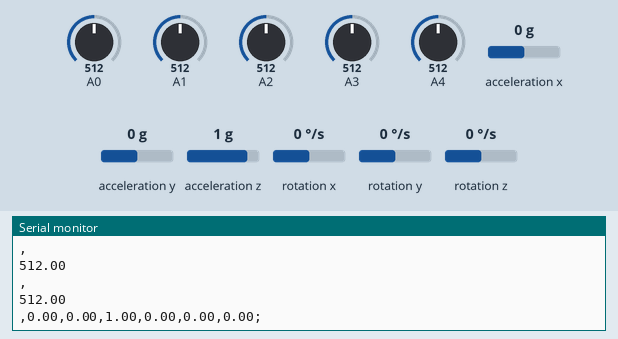
The sketch below on a simulated Arduino Uno, built with avr-gcc and run on an emulated ATmega328P. On the bench: the last lines printed to the serial monitor. Wiring (inferred from the names in the program): MPU-6050 motion sensor at I2C address 0x68. The test bench sets the inputs (shaded band); at power-on: acceleration x 0 g, A1 = 512, A2 = 512, A3 = 512, A4 = 512, acceleration y 0 g, A0 = 512, acceleration z 1 g, rotation x 0 °/s, rotation y 0 °/s, rotation z 0 °/s.

Above: at 1.2 s.
1.3 s: acceleration x set to -1.4 g
2.8 s: A1 set to 716
At 4.1 s:
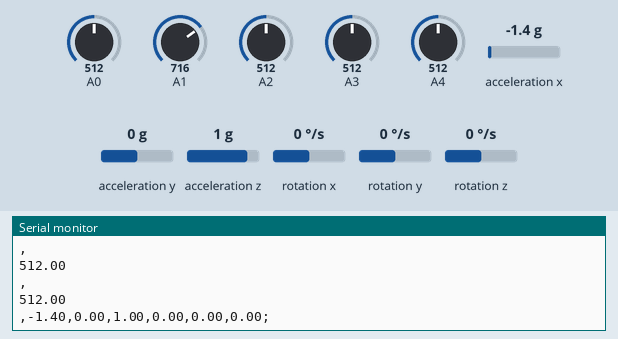
4.3 s: A2 set to 306
5.8 s: A3 set to 190
7.3 s: A4 set to 992
8.8 s: acceleration y set to -1.4 g
At 10.3 s:
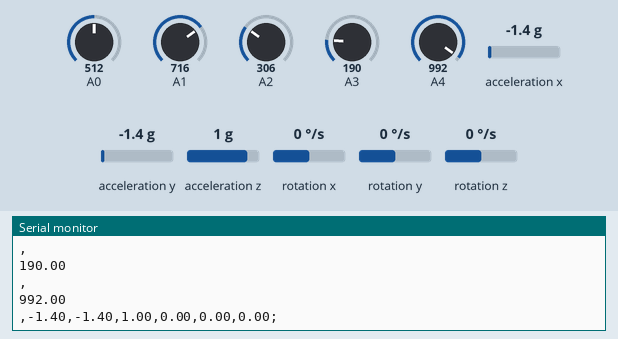
Timing chart, 0 to 11.3 s (numbered marks = the images above; inputs shaded):
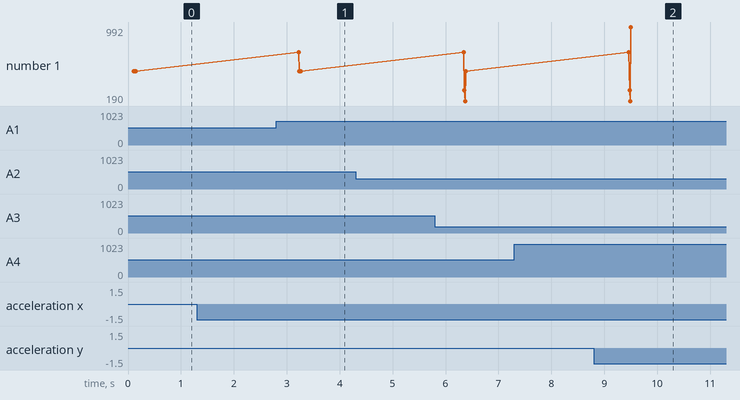

The sketch:

glove.ino
```cpp
#include<Wire.h>
#include "I2Cdev.h"
#include "MPU6050.h"

//MPU6050 I2C addresses: AD0=LOW => add= 0b1101000, AD0 = HIGH => add = 0b1101001
int MPU = 0b1101000;//0x68

int c = 0;
int WINDOW_SIZE = 30;

const int DPS = 250;// +/-250 deg/s
const uint8_t g = 2; // +/-2g
float acc[3];
float omega[3];
float omegaCalibrated[3];
float accCalibrated[3];

float offsetGyro[3];
float offsetAcc[3];


void setup() {
  // put your setup code here, to run once:
  Serial.begin(9600);
  //setup_mpu();
  //configure_gyro(DPS);
  //configure_accelerometer(g);
  //calculate_IMU_error(DPS,g,offsetGyro,offsetAcc);

  //delay(20);
}

void loop() {
  // put your main code here, to run repeatedly:


  //reading flex sensors
  float flex1avg, flex2avg, flex3avg, flex4avg, flex5avg;
  int flex1, flex2, flex3, flex4, flex5;

  float sample1 = 0.0,sample2 = 0.0,sample3 = 0.0,sample4 = 0.0,sample5 = 0.0;
  float avgVal1 = 0.0, avgVal2 = 0.0, avgVal3 = 0.0, avgVal4 = 0.0, avgVal5 = 0.0;

  for(int i = 0;i<WINDOW_SIZE;i++){
    flex1 = analogRead(A0);
    flex2 = analogRead(A1);
    flex3 = analogRead(A2);
    flex4 = analogRead(A3);
    flex5 = analogRead(A4);

    sample1 = sample1 + flex1;
    sample2 = sample2 + flex2;
    sample3 = sample3 + flex3;
    sample4 = sample4 + flex4;
    sample5 = sample5 + flex5;
    delay(3);
  }

  avgVal1 = sample1/WINDOW_SIZE;
  avgVal2 = sample2/WINDOW_SIZE;
  avgVal3 = sample3/WINDOW_SIZE;
  avgVal4 = sample4/WINDOW_SIZE;
  avgVal5 = sample5/WINDOW_SIZE;

  //MPU6050 reading
  getAcceleration(g,&acc[0]);
  getAngularVelocities(&omega[0], DPS);


  for(int i = 0;i<3;i++){
    omegaCalibrated[i] = omega[i] - offsetGyro[i]/131;
    accCalibrated[i] = acc[i] - offsetAcc[i]/16384;
  }


  /* For logging purpose
 // Serial.println("\tXAccel\t\t\tYAccel\t\t\t\tZAccel\t\t\tXGyro\t\t\tYGyro\t\t\tZGyro");
  Serial.print("Flex 1: ");
  Serial.print(avgVal1);
  Serial.print("      Flex 2: ");
  Serial.print(avgVal2);
  Serial.print("      Flex 3: ");
  Serial.print(avgVal3);
  Serial.print("      Flex 4: ");
  Serial.print(avgVal4);
  Serial.print("      Flex 5: ");
  Serial.println(avgVal5);*/


  /*
  //
  Serial.print("AccX: ");
  Serial.print(accCalibrated[0]);
  Serial.print("      AccY: ");
  Serial.print(accCalibrated[1]);
  Serial.print("      AccZ: ");
  Serial.println(accCalibrated[2]);

  Serial.print("OmegaX: ");
  Serial.print(omegaCalibrated[0]);
  Serial.print("     OmegaY: ");
  Serial.print(omegaCalibrated[1]);
  Serial.print("     OmegaZ: ");
  Serial.println(omegaCalibrated[2]);
*/

// String sendData = String(avgVal1)+","+String(avgVal2)+","+String(avgVal3)+","+String(avgVal4)+","+String(avgVal5);

  // Serial.println(sendData);// Serial.println(",");
  Serial.println(avgVal2); Serial.println(",");
  Serial.println(avgVal3); Serial.println(",");
  Serial.println(avgVal4); Serial.println(",");
  Serial.println(avgVal5); Serial.print(",");
  Serial.print(accCalibrated[0]); Serial.print(",");
  Serial.print(accCalibrated[1]); Serial.print(",");
  Serial.print(accCalibrated[2]); Serial.print(",");
  Serial.print(omega[0]); Serial.print(",");
  Serial.print(omega[1]); Serial.print(",");
  Serial.print(omega[2]); Serial.println(";");

  delay(3000);
}


void setup_mpu()
{
  Wire.beginTransmission(MPU); // start communication
  Wire.write(0x6B); // Access power mngmnt reg
  Wire.write(0x00); // set to sleep
  Wire.endTransmission();// end transmission
 }

 /* Gyro configuration reg: 1B
  *  set sensitivity using AFS_SEL
  *  AFS_SEL    |     Full scale range   |   Sensitivity scale factor
  *   0         |       +/- 250deg/sec   |          131
  *   1         |       +/- 500deg/sec   |         65.5
  *   2         |       +/-1000deg/sec   |         32.8
  *   3         |       +/-2000deg/sec   |         16.4
 */
void configure_gyro(uint8_t dps)
 {
  Wire.beginTransmission(MPU);
  Wire.write(0x1B);

  if(dps == 250)
    Wire.write(0x00);
  else if( dps == 500)
    Wire.write(0x01);
  else if(dps == 1000)
    Wire.write(0x02);
  else if(dps == 2000)
    Wire.write(0x03);
  else
    Serial.println("gyro configuration error: incorrect Full Scale Range");

  Wire.endTransmission();
  }
/* Accelerometer configuration  reg: 1C
 *  set sensitivity using FS_SEL
*    FS_SEL     |     Full scale range   |   Sensitivity scale factor
  *   0         |       +/- 2g           |         16384
  *   1         |       +/- 4g           |         8192
  *   2         |       +/-8g            |         4096
  *   3         |       +/-16g           |         2048
*/
void configure_accelerometer(uint8_t g)
{
  Wire.beginTransmission(MPU);
  Wire.write(0x1C);

  if(g == 2)
    Wire.write(0x00);
  else if( g == 4)
    Wire.write(0x01);
  else if(g == 8)
    Wire.write(0x02);
  else if(g == 16)
    Wire.write(0x03);
  else
    Serial.println("accelerometer configuration error: incorrect Full Scale Range");


  Wire.endTransmission();
}
/* Access gyro readings buffer reg: 0x43
*/
void getGyroVal(int *rawGyro )
{
  //int rawGyro[3];
  Wire.beginTransmission(MPU);
  Wire.write(0x43);
  Wire.endTransmission();
  Wire.requestFrom(MPU,6);  // request for 6 bytes from gyro reg (43-48)

  while(Wire.available()<6);


  rawGyro[0] = Wire.read()<<8 | Wire.read();
  rawGyro[1] = Wire.read()<<8 | Wire.read();
  rawGyro[2] = Wire.read()<<8 | Wire.read();

  }

void getACCVal(int *rawACC)
{
  //int rawACC[3];
  Wire.beginTransmission(MPU);
  Wire.write(0x3B);
  Wire.endTransmission();
  Wire.requestFrom(MPU,6);  // request for 6 bytes from gyro reg (43-48)

  while(Wire.available()<6);


  rawACC[0] = Wire.read()<<8 | Wire.read();
  rawACC[1] = Wire.read()<<8 | Wire.read();
  rawACC[2] = Wire.read()<<8 | Wire.read();


  //return rawACC;
  }


void getAngularVelocities(float *angularVelocity, uint8_t dps)
{
  int rawGy[3];
  getGyroVal(&rawGy[0]);

  //float[3] angularVelocity;


  if(dps == 250){
    angularVelocity[0] = rawGy[0]/131.0;
    angularVelocity[1] = rawGy[1]/131.0;
    angularVelocity[2] = rawGy[2]/131.0;
    }
  else if( dps == 500){
    angularVelocity[0] = rawGy[0]/65.5;
    angularVelocity[1] = rawGy[1]/65.5;
    angularVelocity[2] = rawGy[2]/65.5;
    }
  else if(dps == 1000){
    angularVelocity[0] = rawGy[0]/32.8;
    angularVelocity[1] = rawGy[1]/32.8;
    angularVelocity[2] = rawGy[2]/32.8;
    }
  else if(dps == 2000){
    angularVelocity[0] = rawGy[0]/16.4;
    angularVelocity[1] = rawGy[1]/16.4;
    angularVelocity[2] = rawGy[2]/16.4;
    }
  else
    Serial.println("gyro configuration error: incorrect Full Scale Range");

  }

void getAcceleration(uint8_t g,float *acceleration)
{
  int rawAcc[3];
  getACCVal(&rawAcc[0]);

  //float[3] acceleration;


  if(g == 2){
    acceleration[0] = rawAcc[0]/16384.0;
    acceleration[1] = rawAcc[1]/16384.0;
    acceleration[2] = rawAcc[2]/16384.0;
    }
  else if( g == 4){
    acceleration[0] = rawAcc[0]/8192.0;
    acceleration[1] = rawAcc[1]/8192.0;
    acceleration[2] = rawAcc[2]/8192.0;
    }
  else if(g == 8){
    acceleration[0] = rawAcc[0]/4096.0;
    acceleration[1] = rawAcc[1]/4096.0;
    acceleration[2] = rawAcc[2]/4096.0;
    }
  else if(g == 16){
    acceleration[0] = rawAcc[0]/2048.0;
    acceleration[1] = rawAcc[1]/2048.0;
    acceleration[2] = rawAcc[2]/2048.0;
    }
  else
    Serial.println("Accelerometer configuration error: incorrect Full Scale Range");
 //return acceleration;
}


void calculate_IMU_error(int dps,int g, float *offsetGyro,float *offsetAcc) {
  int rawGyro[3];
  int rawAcc[3];
  float FSRGyro,FSRAcc;


  float AccErrorX, AccErrorY, AccErrorZ;
  float GyroErrorX, GyroErrorY, GyroErrorZ;
  float GyroX, GyroY, GyroZ;
  float AccX, AccY, AccZ;


  if(dps == 250)
    FSRGyro = 131.0;
  else if(dps == 500)
    FSRGyro = 65.5;
  else if(dps == 1000 )
    FSRGyro = 32.8;
  else if(dps == 2000)
    FSRGyro = 16.4;
  else
    Serial.println("");

  if(g == 2)
    FSRAcc = 16384.0;
  else if(g == 4)
    FSRAcc = 8192.0;
  else if(g == 4)
    FSRAcc = 4096.0;
  else if(g == 4)
    FSRAcc = 2080.0;
  else
    Serial.println("");

  while (c < 200) {
   /* Wire.beginTransmission(MPU);
    Wire.write(0x3B);
    Wire.endTransmission(false);
    Wire.requestFrom(MPU, 6, true);

    AccX = (Wire.read() << 8 | Wire.read()) / 16384.0 ;
    AccY = (Wire.read() << 8 | Wire.read()) / 16384.0 ;
    AccZ = (Wire.read() << 8 | Wire.read()) / 16384.0 ;
    // Sum all readings*/
    getACCVal(&rawAcc[0]);
    AccX = rawAcc[0]/FSRAcc;
    AccY = rawAcc[1]/FSRAcc;
    AccZ = rawAcc[2]/FSRAcc;
   // AccErrorX = AccErrorX + ((atan((AccY) / sqrt(pow((AccX), 2) + pow((AccZ), 2))) * 180 / PI));
   // AccErrorY = AccErrorY + ((atan(-1 * (AccX) / sqrt(pow((AccY), 2) + pow((AccZ), 2))) * 180 / PI));
    //AccErrorZ??
    c++;
  }
  //Divide the sum by 200 to get the error value
  AccX = AccX / 200;
  AccY = AccY / 200;
  AccZ = AccZ / 200;
  offsetAcc[0] = AccX;
  offsetAcc[1] = AccY;
  offsetAcc[2] = AccZ;
  //AccErrorZ = AccErrorZ / 200;
  c = 0;
  // Read gyro values 200 times
  while (c < 200) {
   /* Wire.beginTransmission(MPU);
    Wire.write(0x43);
    Wire.endTransmission(false);
    Wire.requestFrom(MPU, 6, true);
    GyroX = Wire.read() << 8 | Wire.read();
    GyroY = Wire.read() << 8 | Wire.read();
    GyroZ = Wire.read() << 8 | Wire.read();*/

    // Sum all readings
    getGyroVal( &rawGyro[0]);
    GyroX = rawGyro[0];
    GyroY = rawGyro[1];
    GyroZ = rawGyro[2];

    //GyroErrorX = GyroErrorX + (GyroX / FSRGyro);
    //GyroErrorY = GyroErrorY + (GyroY / FSRGyro);
   // GyroErrorZ = GyroErrorZ + (GyroZ / FSRGyro);
    c++;
  }

  GyroX = GyroX / 200;
  GyroY = GyroY / 200;
  GyroZ = GyroZ / 200;

  offsetGyro[0] = GyroX;
  offsetGyro[1] = GyroY;
  offsetGyro[2] = GyroZ;
 }
```

Measured:
- after the input at 2.8 s, the serial monitor: prints a new line after 0.43 s (image 1)
- after the input at 8.8 s, the serial monitor: prints a new line after 0.71 s (image 2)
